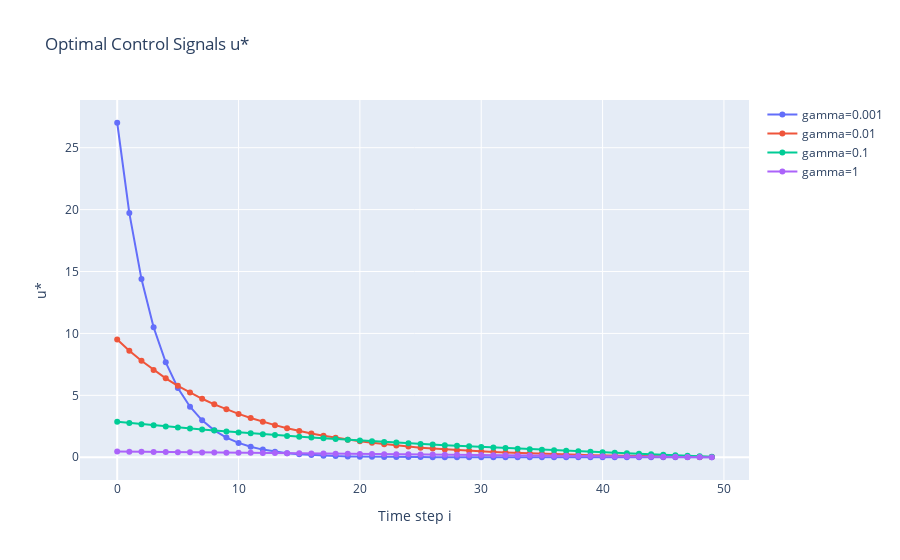
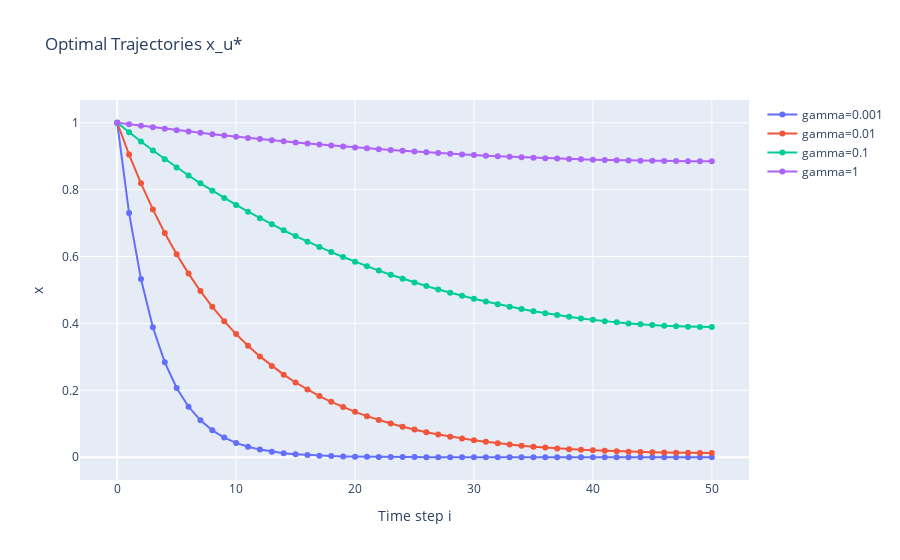

The notebook cell saved with these charts, in order:
### Code cell
from sklearn.linear_model import LinearRegression
from sklearn.metrics import mean_squared_error, r2_score
import numpy as np
import plotly.express as px
import plotly.graph_objects as go

N = 50
a = 1
b = -0.01
x0 = 1
gammas = [10**i for i in range(-3, 1)]

c = np.array([a**i * x0 for i in range(N+1)])
S = np.zeros((N+1, N))
for i in range(N+1):
    for j in range(i):
        S[i][j] = a**(i-j-1)*b

fig_u = go.Figure()
fig_x = go.Figure()

us = []
for gamma in gammas:
    
    u = -np.linalg.inv(np.transpose(S)@S + gamma*np.eye(N)) @ np.transpose(S) @ c
    x = c + S @ u


    fig_u.add_trace(go.Scatter(y=u, mode='lines+markers', name=f'gamma={gamma}'))
    fig_x.add_trace(go.Scatter(y=x, mode='lines+markers', name=f'gamma={gamma}'))

fig_u.update_layout(
    title="Optimal Control Signals u*",
    xaxis_title="Time step i",
    yaxis_title="u*",
)
fig_u.show()

fig_x.update_layout(
    title="Optimal Trajectories x_u*",
    xaxis_title="Time step i",
    yaxis_title="x",
)
fig_x.show()
